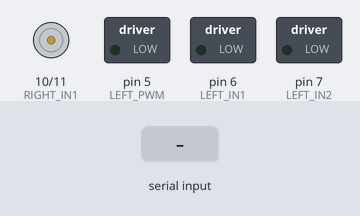
Bench run of a sketch on a simulated Arduino Nano, built with avr-gcc and run on an emulated ATmega328P. Shown: motor-driver pin pairs drawn as motors (green arrow = first pin HIGH = forward, orange = second pin HIGH = backward, longer = more drive, scaled by the enable pin), switched loads named in the sketch (green lamp = pin HIGH). Inputs (shaded band) come from the test bench. What the sketch prints to the serial monitor is not drawn.

Above: at 1.2 s.
1.3 s: "CMD  45\n" received over Serial
At 1.7 s:
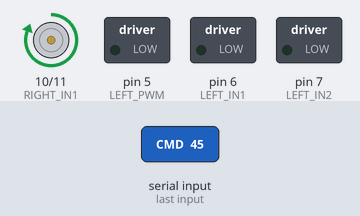
Timing chart, 0 to 4.3 s (numbered marks = the images above; inputs shaded):
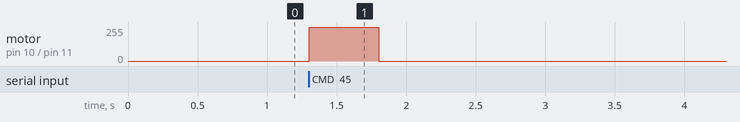

The sketch:

GPT_diff_drive_firmware.ino
```cpp
// Minimal sketch for Nano-side protocol:
// Receive:  CMD <left_rad_s> <right_rad_s>\n
// Send:     ENC <left_ticks_total> <right_ticks_total>\n

volatile long left_ticks = 0;
volatile long right_ticks = 0;

float left_cmd = 0.0;
float right_cmd = 0.0;

unsigned long last_report_ms = 0;
unsigned long last_cmd_ms = 0;

const unsigned long report_period_ms = 33;   // ~30 Hz
const unsigned long cmd_timeout_ms = 500;

// TODO: replace with your actual pins
const int LEFT_PWM = 5;
const int LEFT_IN1 = 6;
const int LEFT_IN2 = 7;
const int RIGHT_PWM = 9;
const int RIGHT_IN1 = 10;
const int RIGHT_IN2 = 11;

// TODO: replace with your encoder pins and ISR setup
void leftEncoderISR() {
  left_ticks++;
}

void rightEncoderISR() {
  right_ticks++;
}

void setup() {
  Serial.begin(57600);

  pinMode(LEFT_PWM, OUTPUT);
  pinMode(LEFT_IN1, OUTPUT);
  pinMode(LEFT_IN2, OUTPUT);
  pinMode(RIGHT_PWM, OUTPUT);
  pinMode(RIGHT_IN1, OUTPUT);
  pinMode(RIGHT_IN2, OUTPUT);

  // TODO: attach your encoder interrupts here
  // attachInterrupt(digitalPinToInterrupt(pin), leftEncoderISR, CHANGE);
  // attachInterrupt(digitalPinToInterrupt(pin), rightEncoderISR, CHANGE);

  stopMotors();
}

void stopMotors() {
  analogWrite(LEFT_PWM, 0);
  analogWrite(RIGHT_PWM, 0);
}

void setMotor(int pwm_pin, int in1, int in2, float rad_s) {
  int pwm = (int)constrain(fabs(rad_s) * 40.0, 0.0, 255.0);  // crude scale, tune this
  if (rad_s > 0.0) {
    digitalWrite(in1, HIGH);
    digitalWrite(in2, LOW);
  } else if (rad_s < 0.0) {
    digitalWrite(in1, LOW);
    digitalWrite(in2, HIGH);
  } else {
    digitalWrite(in1, LOW);
    digitalWrite(in2, LOW);
  }
  analogWrite(pwm_pin, pwm);
}

void applyCommands() {
  setMotor(LEFT_PWM, LEFT_IN1, LEFT_IN2, left_cmd);
  setMotor(RIGHT_PWM, RIGHT_IN1, RIGHT_IN2, right_cmd);
}

void loop() {
  if (Serial.available()) {
    String line = Serial.readStringUntil('\n');
    line.trim();

    if (line.startsWith("CMD ")) {
      int first_space = line.indexOf(' ');
      int second_space = line.indexOf(' ', first_space + 1);
      if (second_space > 0) {
        String left_str = line.substring(first_space + 1, second_space);
        String right_str = line.substring(second_space + 1);
        left_cmd = left_str.toFloat();
        right_cmd = right_str.toFloat();
        applyCommands();
        last_cmd_ms = millis();
      }
    }
  }

  if (millis() - last_cmd_ms > cmd_timeout_ms) {
    left_cmd = 0.0;
    right_cmd = 0.0;
    stopMotors();
  }

  if (millis() - last_report_ms >= report_period_ms) {
    noInterrupts();
    long l = left_ticks;
    long r = right_ticks;
    interrupts();

    Serial.print("ENC ");
    Serial.print(l);
    Serial.print(" ");
    Serial.println(r);

    last_report_ms = millis();
  }
}
```

Measured:
- after the input at 1.3 s, motor on pin 10 (RIGHT_IN1) / pin 11 (RIGHT_IN2): stopped → forward 255/255 at once, → stopped 0.50 s later
